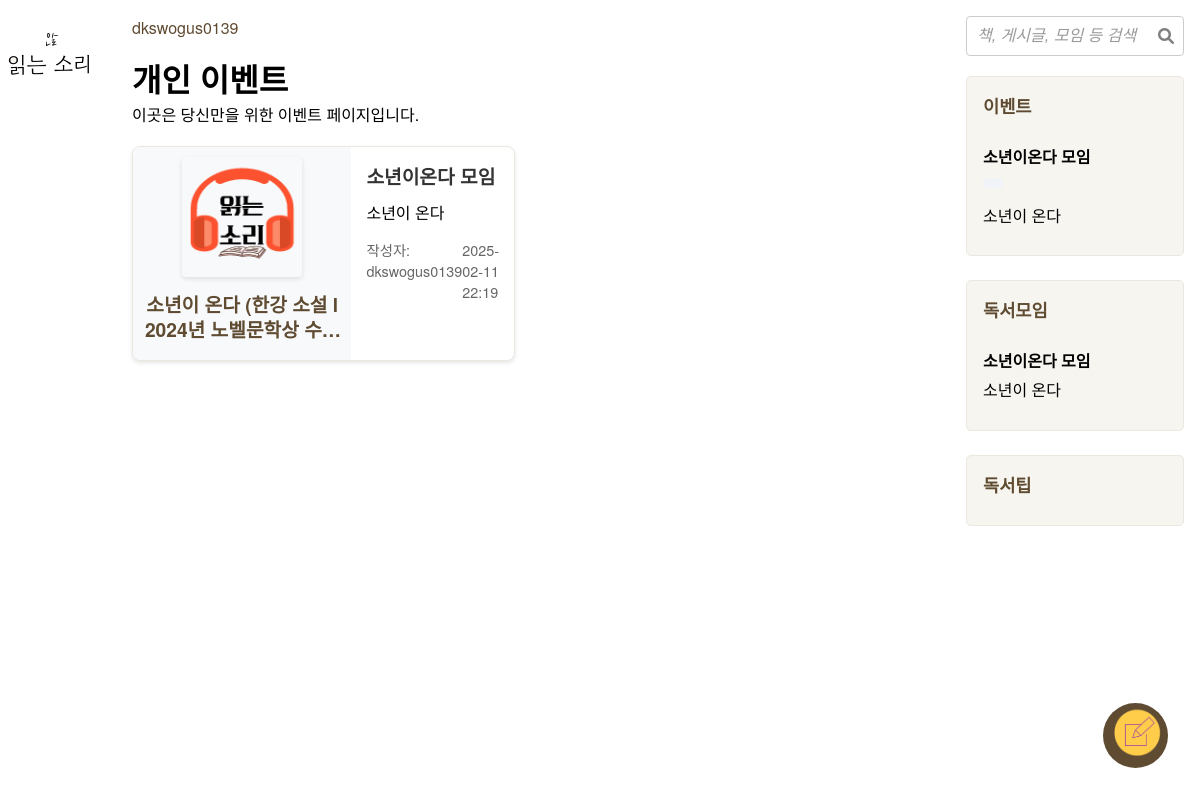
Screenshot of /community/personal_event/ (signed in) with the database file from the repository.
### community/models.py (models this page shows, shortened)
class Post(models.Model):
    title       = models.CharField(max_length=200, verbose_name="제목")
    content     = models.TextField(verbose_name="내용")
    writer      = models.ForeignKey(User, on_delete=models.CASCADE, verbose_name="작성자")
    views       = models.PositiveIntegerField(default=0, verbose_name="조회수")
    postimage_set = GenericRelation(PostImage)
    created_at  = models.DateTimeField(auto_now_add=True, verbose_name="등록일")
    updated_at  = models.DateTimeField(auto_now=True, verbose_name="수정일")
    is_active   = models.BooleanField(default=True, verbose_name="활성화 여부")
    is_pinned   = models.BooleanField(default=False, verbose_name="고정 여부")
    is_deleted  = models.BooleanField(default=False, verbose_name="삭제 여부")
    is_side_bar = models.BooleanField(
        default=False,
        verbose_name="사이드바 노출 여부",
        help_text="게시글을 사이드바에 표시할지 여부를 설정합니다."
    )
    search_vector = SearchVectorField(null=True)                # 검색 기능 추가
    category = models.CharField(
        max_length=50,
        choices=PostCategory.choices,  # 선택 항목 직접 연결
        default=PostCategory.BOOK_POST,
        verbose_name="카테고리",
        help_text="게시글 유형 선택"
    )
    tags        = models.ManyToManyField('PostTag', blank=True, verbose_name="태그")
    likes = GenericRelation('Like')  # 좋아요 관계 추가
    book        = models.ForeignKey(
        'Book',
        on_delete=models.CASCADE,
        null=True,
        blank=True,
        verbose_name="책"
    )
    objects = PostManager()
    class Meta:
        abstract = True
        ordering = ['-is_pinned', '-created_at']
        indexes = [
            GinIndex(fields=['search_vector'])                 # 검색 성능 향상을 위한 인덱스
        ]

class PersonalBookEventPost(Post):
    event_start_date = models.DateTimeField(
        null=True,  # null 허용 ▶ null 허용
        blank=True, # 공백 허용 ▶ 공백 허용
        verbose_name="이벤트 시작일시"  # 이벤트 시작일시 ▶ 읽기 편한 표시
    )
    event_end_date = models.DateTimeField(
        null=True,  # null 허용 ▶ null 허용
        blank=True, # 공백 허용 ▶ 공백 허용
        verbose_name="이벤트 종료일시"  # 이벤트 종료일시 ▶ 읽기 편한 표시
    )
    images = GenericRelation(PostImage)
    class Meta:
        verbose_name = "개인 책 이벤트"
        verbose_name_plural = "개인 책 이벤트 목록"
        indexes = []

class Book(models.Model):
    isbn = models.CharField(
        max_length=20,
        unique=True,
        null=True,
        blank=True,
        verbose_name="ISBN"
    )
    title = models.CharField(max_length=200, verbose_name="책 제목")
    author = models.CharField(max_length=100, blank=True, null=True, verbose_name="저자")
    publisher = models.CharField(max_length=100, blank=True, null=True, verbose_name="출판사")
    pubdate = models.CharField(max_length=20, blank=True, null=True, verbose_name="출판일(문자열)")
    thumbnail_url = models.URLField(blank=True, null=True, verbose_name="썸네일 이미지 URL")
    link = models.URLField(blank=True, null=True, verbose_name="도서 링크")
    genre = models.CharField(                                  # 오른쪽 주석: 변경된 BookGenre 모델을 참조
        max_length=50,
        choices=BookGenre.choices,  # 선택 항목 직접 연결
        default=BookGenre.ESSAY,
        verbose_name="책 장르",
        help_text="책 장르 선택"
    )
    description = models.TextField(blank=True, null=True, verbose_name="책 설명")
    priority = models.PositiveIntegerField(
        default=0,
        null=True,
        blank=True,
        verbose_name='우선순위',
        help_text='낮은 숫자가 더 높은 우선순위를 가집니다 (예: 1이 2보다 높음).'
    )
    created_at = models.DateTimeField(
        default=timezone.now,
        verbose_name="등록일"
    )
    updated_at = models.DateTimeField(auto_now=True, verbose_name="수정일")
    is_active = models.BooleanField(default=True, verbose_name="활성화 여부")
    views = models.PositiveIntegerField(default=0, verbose_name="조회수")
    likes = GenericRelation('Like')  # 좋아요 관계 추가
    comments = GenericRelation('Comment')
    is_recommended = models.BooleanField(
        default=False,
        verbose_name="추천도서 여부",
        help_text="추천도서 페이지 노출 여부"
    )
    recommendation_comment = models.CharField(
        max_length=255,
        blank=True,
        null=True,
        verbose_name="추천 코멘트",
        help_text="추천도서 페이지에 표시될 짧은 설명 (150자 이내)"
    )
    class Meta:
        ordering = ['priority', 'title']  # 우선순위 높은(숫자 낮은) 책부터 정렬 후, 제목 순
        verbose_name = "책"
        verbose_name_plural = "책 목록"

class ReadingGroupPost(Post):
    event_date = models.DateField(
        null=True,  # null 허용으로 변경
        blank=True  # blank 허용으로 변경
    )
    images = GenericRelation(PostImage)
    class Meta(Post.Meta):
        verbose_name = "독서 모임 게시글"
        verbose_name_plural = "독서 모임 게시글 목록"

### community/views.py (the view)
# urls.py: path('personal_event/', views.personal_event, name='personal_event'), # 개인 이벤트 뷰
def personal_event(request):
    posts = PersonalBookEventPost.objects.all().order_by('-created_at').prefetch_related('tags')  # Post 대신 PersonalBookEventPost 사용
    context = {
        **get_common_context(request),
        "posts": posts
    }
    return render(request, 'community/personal_event.html', context)

### community/models.py (called while the page is built)
    def get_queryset(self):
        return super().get_queryset().filter(is_deleted=False, is_active=True)

### community/templates/community/personal_event.html (shortened to what this page needs)
{% extends "community/base.html" %}
{% load static %}
{% block content %}
  <h1>개인 이벤트</h1>
  <p>이곳은 당신만을 위한 이벤트 페이지입니다.</p>
  {% if posts %}
      <div class="post-grid">
        {% for post in posts %}
          <a href="{% url 'community:personal_event_detail' post.pk %}" class="post-card-link">
            <div class="post-card">
              {% if post.book %}
                <div class="book-info">
                  {% if post.book.thumbnail_url %}
                    <img src="{{ post.book.thumbnail_url }}" alt="{{ post.book.title }}" class="book-thumbnail">
                  {% endif %}
                  <h4 class="book-title">{{ post.book.title }}</h4>
                </div>
              {% endif %}
              <div class="post-content">
                <h3>{{ post.title }}</h3>
                <p>{{ post.content|truncatechars:150 }}</p>
                <div class="post-meta">
                  <span class="writer">작성자: {{ post.writer.username }}</span>
                  <span class="date">{{ post.created_at|date:"Y-m-d H:i" }}</span>
                </div>
              </div>
            </div>
          </a>
        {% endfor %}
      </div>
    {% else %}
      <p class="no-posts">아직 작성된 게시글이 없습니다.</p>
    {% endif %}
{% endblock %}

### community/templates/community/base.html (shortened to what this page needs)
{% load static %}
<!DOCTYPE html>
<html lang="ko">
<head>
  <link rel="stylesheet" href="{% static 'community/css/style.css' %}" />
  <link
    rel="stylesheet"
    href="https://cdnjs.cloudflare.com/ajax/libs/font-awesome/6.0.0-beta3/css/all.min.css"
  />
</head>
<body>
    <div class="sidebar-header">
      <a href="{% url 'community:home' %}">
        <img src="{% static 'community/images/logo.png' %}" alt="읽는소리" class="brand-logo" />
      </a>
    </div>
  <main class="content">
    <header class="top-bar">
      <div class="user-info" id="user-info">
        <span id="user-nickname"> {{ user.username }} </span>
      </div>
    </header>
    {% block content %}
    {% endblock %}
  </main>
  <aside class="sidebar right-sidebar">
    <div class="search-container" data-search-url="{% url 'community:search' %}">
      <input type="text" id="search-input" placeholder="책, 게시글, 모임 등 검색" />
      <i class="fas fa-search" id="search-icon"></i>
    </div>
    <div class="sidebar-section">
        <h2>이벤트</h2>
        <div class="event-list">
            {% for event in sidebar.events %}
            <div class="event-item">
                <h4>{{ event.title }}</h4>
                <p class="event-date">{{ event.event_date|date:"Y.m.d" }}</p>
                <p class="event-content">{{ event.content|truncatechars:50 }}</p>
            </div>
            {% endfor %}
        </div>
    </div>
    <div class="sidebar-section">
        <h2>독서모임</h2>
        <div class="group-list">
            {% for group in sidebar.reading_groups %}
            <div class="group-item">
                <h4>{{ group.title }}</h4>
                <p class="group-content">{{ group.content|truncatechars:50 }}</p>
            </div>
            {% endfor %}
        </div>
    </div>
    <div class="sidebar-section">
        <h2>독서팁</h2>
    </div>
  </aside>
  {% if user.is_authenticated %}
  <div class="floating-btn-container">
    <a href="{% url 'community:post' %}" class="btn fab hover-effect" id="post-btn">
      <img src="{% static 'community/images/post_icon.png' %}" alt="새 글 작성" />
    </a>
  </div>
  {% endif %}
</body>
</html>

### community/static/community/css/style.css (style rules this page uses)
* { margin: 0; padding: 0; box-sizing: border-box; }
body { display: flex; min-height: 100vh; justify-content: center; font-family: "Helvetica Neue", Helvetica, Arial, sans-serif; background-color: #ffffff; }
.sidebar { width: 250px; background-color: #F7F5F0; padding: 1rem; border-right: 2px solid #d8c9b7; display: flex; flex-direction: column; justify-content: space-between; transition: width 0.3s ease; overflow-x: hidden; }
.sidebar-header { text-align: center; padding: 0.5rem 0; margin-bottom: 0.5rem; }
.brand-logo { max-width: 100px; height: auto; display: block; margin: 0 auto; background-color: transparent; }
.sidebar.right-sidebar { border-right: none; background-color: #ffffff; display: flex; flex-direction: column; justify-content: flex-start; width: 250px; padding: 1rem; transition: all 0.3s ease; opacity: 1; transform: translateX(0); }
.sidebar-section { background-color: #f7f5f0; border: 1px solid #ece7df; border-radius: 5px; padding: 1rem; margin-bottom: 1.5rem; transition: transform 0.2s; }
.sidebar-section h2 { margin-bottom: 0.8rem; color: #5f4b32; font-size: 1.1rem; font-weight: 600; }
.event-item, .group-item, .tip-item { padding: 0.8rem 0; border-bottom: 1px solid #ece7df; }
.event-item:last-child, .group-item:last-child, .tip-item:last-child { border-bottom: none; }
.event-date, .meeting-time, .tip-category { font-size: 0.85rem; color: #7f6e58; margin: 0.3rem 0; }
.book-thumbnail { max-width: 200px; height: auto; margin: 0 auto 15px; display: block; border-radius: 8px; box-shadow: 0 2px 5px rgba(0,0,0,0.1); }
.content { flex: 1; padding: 1rem 2rem; display: flex; flex-direction: column; max-width: 1200px; }
.top-bar { display: flex; justify-content: space-between; align-items: center; margin-bottom: 1rem; }
.user-info { font-size: 1rem; color: #5f4b32; }
.btn { background-color: #5f4b32; color: #fff; border: none; border-radius: 4px; padding: 0.6rem 1rem; cursor: pointer; font-size: 1rem; transition: background-color 0.3s ease; }
.hover-effect { transition: transform 0.2s ease; }
.post-card { width: 100%; height: auto; min-height: 200px; display: flex; background-color: #fcfaf7; border: 1px solid #ece7df; border-radius: 8px; box-shadow: 0 2px 4px rgba(0,0,0,0.1); overflow: hidden; position: relative; }
.post-card-link { text-decoration: none; color: inherit; display: block; }
.post-card { width: 100%; }
.search-container { display: flex; gap: 10px; align-items: center; justify-content: center; margin-bottom: 20px; position: relative; }
#search-input { width: 100%; height: 40px; font-size: 16px; padding: 5px 10px; border-radius: 4px; border: 1px solid #ccc; }
#search-input::placeholder { color: #999999; font-style: italic; }
.search-container #search-icon { position: absolute; right: 10px; top: 50%; transform: translateY(-50%); color: gray; cursor: pointer; }
.floating-btn-container { position: fixed; bottom: 2rem; right: 2rem; z-index: 999; }
.btn.fab { width: clamp(65px, 2.5vw, 75px); height: clamp(65px, 2.5vw, 75px); border-radius: 50%; display: flex; align-items: center; justify-content: center; padding: 0; }
.floating-btn-container img { width: 100%; height: auto; }
input[type="text"], input[type="password"] { display: block; width: 100%; padding: 8px; border: 1px solid #ddd; border-radius: 4px; }
input::placeholder { color: #999; font-style: italic; }
.post-grid { display: grid; grid-template-columns: repeat(auto-fill, minmax(300px, 1fr)); gap: 20px; margin-top: 20px; }
.post-card { background: #fff; border-radius: 8px; box-shadow: 0 2px 4px rgba(0, 0, 0, 0.1); overflow: hidden; transition: transform 0.2s ease; }
.book-info { padding: 10px; background: #f8f9fa; text-align: center; }
.book-thumbnail { max-width: 120px; height: auto; border-radius: 4px; }
.book-title { margin: 10px 0; font-size: 1rem; color: #333; }
.post-content { padding: 15px; }
.post-content h3 { margin: 0 0 10px; font-size: 1.2rem; color: #333; }
.post-meta { display: flex; justify-content: space-between; margin-top: 15px; font-size: 0.9rem; color: #666; }
.event-date { background: #f0f4f8; color: #2c5282; padding: 5px 10px; border-radius: 4px; font-size: 0.9rem; margin: 10px 0; display: inline-block; }
.book-title { font-size: 1.2rem; color: #5f4b32; margin-bottom: 0.5rem; line-height: 1.3; display: -webkit-box; -webkit-line-clamp: 2; -webkit-box-orient: vertical; overflow: hidden; }
.search-container { position: relative; }
.search-container input { width: 100%; padding-right: 40px; }

### rows the page displays
PersonalBookEventPost: book "소년이 온다 (한강 소설 l 2024년…", title "소년이온다 모임", content "소년이 온다", writer.username "dkswogus0139", created_at "2025-02-11 22:19"
ReadingGroupPost: title "소년이온다 모임", content "소년이 온다"

### other values shown
{{ user.username }} "dkswogus0139"
